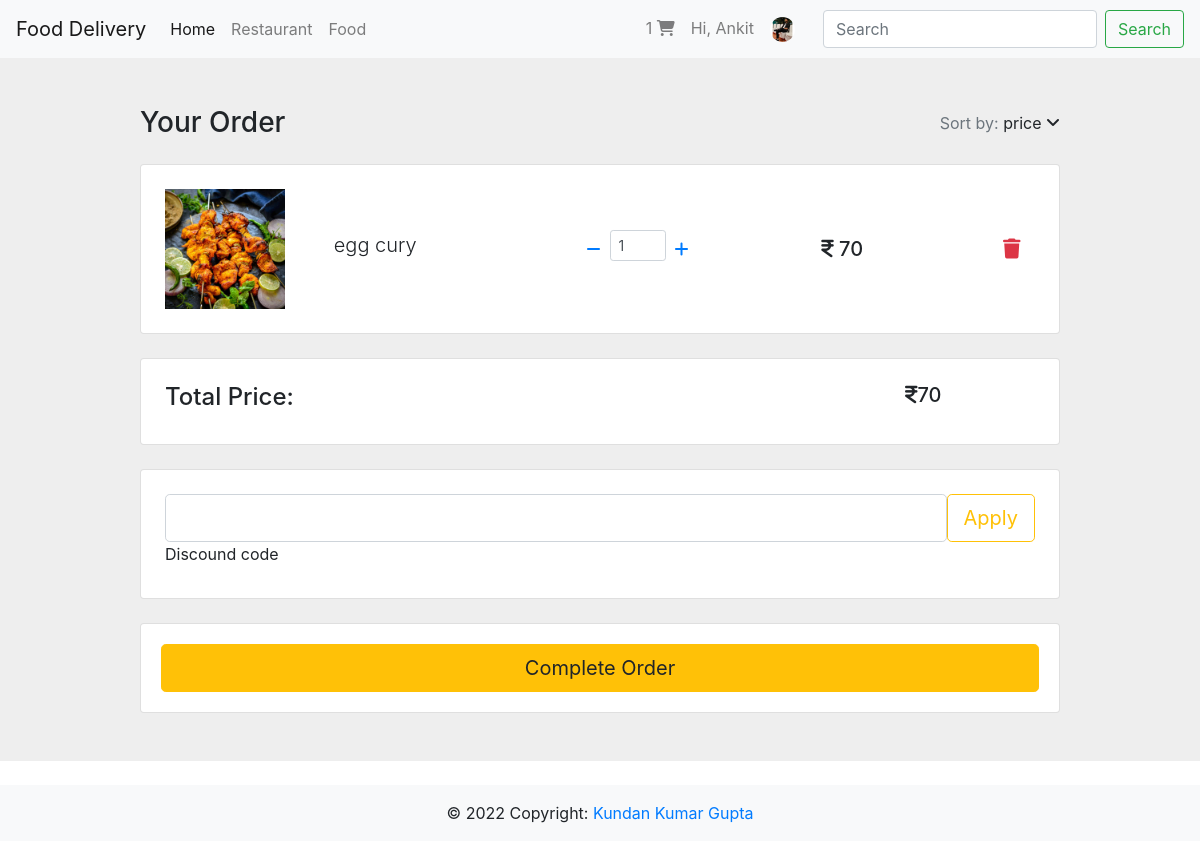
The app's page /restaurant/cart/ (signed in) with its own data.
### user/models.py (models this page shows, shortened)
class users(AbstractUser):
    username = None
    email = models.EmailField(_("email address"), unique=True)
    address = models.OneToOneField(Address, blank=True,null=True, on_delete=models.SET_NULL, related_name="user_address")
    image = models.ImageField(null=True, blank=True,default="default.png")
    phone = models.CharField(max_length=50,null=True,blank=True)
    is_customer = models.BooleanField(default=True)
    is_delivery_person = models.BooleanField(default=False)
    USERNAME_FIELD = 'email'
    REQUIRED_FIELDS = []
    objects = CustomUserManager()

### reastaurant/models.py (models this page shows, shortened)
class Cart(models.Model):
    food = models.ForeignKey(Food, on_delete=models.SET_NULL, null=True, blank=True)
    quantity = models.IntegerField(default=0)
    user = models.ForeignKey(users, on_delete=models.CASCADE, null=True,blank=True, related_name="all_cart_food")
    restaurant = models.ForeignKey(Restaurant, on_delete=models.CASCADE, null=True, blank=True)

class Food(models.Model):
    name = models.CharField(max_length=100)
    price = models.IntegerField()
    image = models.ManyToManyField(Image)
    item = models.ForeignKey(Item, on_delete=models.CASCADE, related_name='food_items')

class Image(models.Model):
    image = models.ImageField(upload_to="img")

### reastaurant/views.py (the view)
# urls.py: path('cart/',views.cart, name='cart'),
@login_required(login_url='user:login')
def cart(request):
    try:
        carts = request.user.all_cart_food.all()
        total=0
        for cart in carts:
            total += cart.quantity * cart.food.price
        return render(request, "cart.html", context={"carts":carts,"total_price":total})
    except Exception as ex:
        logging.warning(ex)
        return render(request,'error.html')

### reastaurant/templates/cart.html (shortened to what this page needs)
{% extends 'base.html' %}
    {% block content %}
    <div class="item">
        <section class="h-100" style="background-color: #eee;">
            <div class="container h-100 py-5">
              <div class="row d-flex justify-content-center align-items-center h-100">
                <div class="col-10">
                  <div class="d-flex justify-content-between align-items-center mb-4">
                    <h3 class="fw-normal mb-0 text-black">Your Order</h3>
                    <div>
                      <p class="mb-0"><span class="text-muted">Sort by:</span> <a href="#!" class="text-body">price <i
                            class="fas fa-angle-down mt-1"></i></a></p>
                    </div>
                  </div>
                  {% for cart in carts  %}
                  <div class="card rounded-3 mb-4">
                    <div class="card-body p-4">
                      <div class="row d-flex justify-content-between align-items-center">
                        <div class="col-md-2 col-lg-2 col-xl-2">
                          <img
                            src="{{cart.food.image.all.0.image.url}}"
                            class="img-fluid rounded-3" alt="{{cart.food.name}}">
                        </div>
                        <div class="col-md-3 col-lg-3 col-xl-3">
                          <p class="lead fw-normal mb-2">{{cart.food.name}}</p>
                        </div>
                        <div class="col-md-3 col-lg-3 col-xl-2 d-flex">
                          <button class="btn btn-link px-2"
                            onclick="this.parentNode.querySelector('input[type=number]').stepDown()">
                            <a href="{% url 'reastaurent:decrement_quantity' cart.id %}">
                            <i class="fas fa-minus"></i>
                            </a>
                          </button>
                          <input id="formValue" min="0" name="quantity" value="{{cart.quantity}}" type="number"
                            class="form-control form-control-sm" />
                          <button class="btn btn-link px-2"
                            onclick="this.parentNode.querySelector('input[type=number]').stepUp()">
                            <a href="{% url 'reastaurent:increment_quantity' cart.id %}"><i class="fas fa-plus"></i></a>
                          </button>
                        </div>
                        <div class="col-md-3 col-lg-2 col-xl-2 offset-lg-1">
                          <h5 class="mb-0"><i class="fa fa-inr" aria-hidden="true"></i> {% widthratio cart.quantity 1 cart.food.price %}</h5>
                        </div>
                        <div class="col-md-1 col-lg-1 col-xl-1 text-end">
                          <button type="button" onclick="checkUser({{cart.id}})" class="text-danger btn"><i class="fas fa-trash fa-lg"></i></button>
                        </div>
                      </div>
                    </div>
                  </div>
                  {% endfor %}
                  <div class="card mb-4">
                    <div class="card-body p-4 d-flex flex-row">
                      <div class="form-outline flex-fill">
                        <h4>Total Price:</h4>
                      </div>
                      <div class="col-md-3 col-lg-2 col-xl-2 offset-lg-1">
                        <h5 class="mb-0"> <i class="fa fa-inr" aria-hidden="true"></i>{{total_price}}</h5>
                      </div>
                    </div>
                  </div>
                  <div class="card mb-4">
                    <div class="card-body p-4 d-flex flex-row">
                      <div class="form-outline flex-fill">
                        <input type="text" id="form1" class="form-control form-control-lg" />
                        <label class="form-label" for="form1">Discound code</label>
                      </div>
                      <button type="button" class="btn btn-outline-warning btn-lg ms-3" style="height:48px;">Apply</button>
                    </div>
                  </div>
                  <div class="card">
                    <div class="card-body">
                      <a href="{% url 'reastaurent:shipping' %}"><button type="button" class="btn btn-warning btn-block btn-lg">Complete Order</button></a>
                    </div>
                  </div>
                </div>
              </div>
            </div>
          </section>
    </div>
    {% endblock content %}

### templates/include/navbar.html (shortened to what this page needs)
{% load static %}
<nav class="navbar navbar-expand-lg navbar-light bg-light sticky-top">
    <a class="navbar-brand" href="{% url 'user:home' %}">Food Delivery</a>
    <div class="collapse navbar-collapse" id="navbarNavDropdown">
      <ul class="navbar-nav">
        <li class="nav-item active">
          <a class="nav-link" href="{% url 'user:home' %}">Home <span class="sr-only">(current)</span></a>
        </li>
        <li class="nav-item">
          <a class="nav-link" href="{% url 'reastaurent:restaurant_all' %}">Restaurant</a>
        </li>
        <li class="nav-item">
          <a class="nav-link" href="{% url 'reastaurent:view_all_food' %}">Food</a>
        </li>
        {% if  request.user.is_authenticated %}
        </ul>
        <ul class="navbar-nav ml-auto">
          <li class="nav-item">
            <a href="{% url 'reastaurent:cart' %}" class="nav-link">{{request.user.all_cart_food.all.count}} <i class="fas fa-shopping-cart"></i></a>
          </li>
          <li class="nav-item">
            <a class="nav-link" href="{% url 'user:profile' %}">Hi, {{request.user.first_name}}</a>
          </li>
          <li class="nav-item dropdown nav-user" style="margin-right:20px;">
            <a class="nav-link nav-user-img" href="#" id="navbarDropdownMenuLink2" data-toggle="dropdown" aria-haspopup="true" aria-expanded="false"><img src="{{request.user.image.url}}" alt="" height="25" class="user-avatar-md rounded-circle"></a>
          </li>
        </ul>
        {% endif %}
    </div>
    <form class="form-inline my-2 my-lg-0" action="{% url 'reastaurent:search' %}" method='POST'>
      <input class="form-control mr-sm-2" type="search" placeholder="Search" aria-label="Search" name="search">
      <button class="btn btn-outline-success my-2 my-sm-0" type="submit">Search</button>
    </form>
  </nav>

### records on screen
users: user.all_cart_food.all.count "1", user.first_name "Ankit", user.image (picture)
Cart: food.image.all.0.image (picture), food.name "egg cury", quantity "1", quantity+food "70"

### other values on screen
{{ total_price }} "70"
